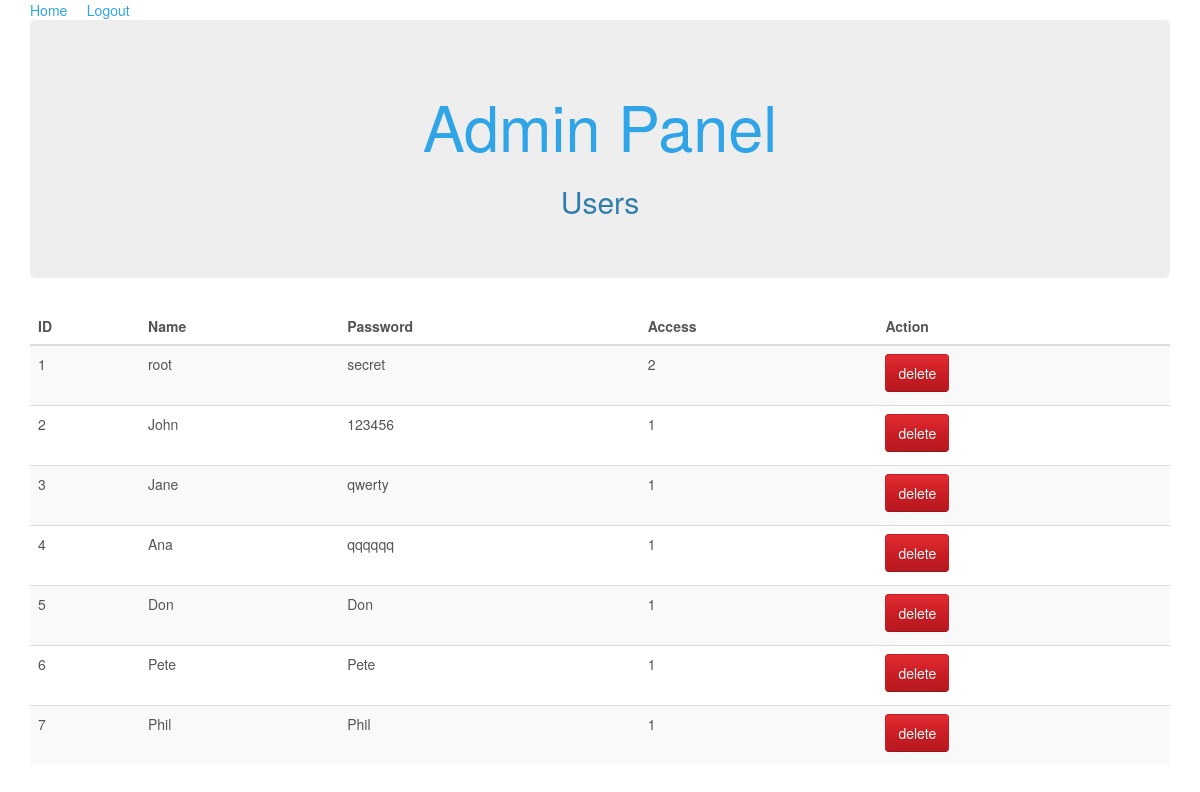
The page /admin/users.php (signed in) on the database its author committed.
### tables this page shows
CREATE TABLE `users` (
  `id` int(11) NOT NULL,
  `name` varchar(255) NOT NULL,
  `password` varchar(255) NOT NULL,
  `access` int(11) NOT NULL
);

### lib/Dbobject.php (called while the page is built, shortened)
<?php
class Dbobject {
	public $table;
	public function __construct($val) {
		$this->table = $val;
	}
	public function find_all() {
		$sql = "SELECT * FROM " . $this->table;
		$stmt = Database::$conn->prepare($sql);
		$stmt->execute();
		$result = $stmt->fetchAll(PDO::FETCH_ASSOC);
		return $result;
	}
}
?>

### admin/users.php (the view, shortened to what this page needs)
<?php
require_once "../lib/Database.php";
require_once "../lib/Dbobject.php";
$users = new Dbobject("users");
$items = $users->find_all();
require_once "header.php";
?>
		<h2>Users</h2>
	</div>
	<table class="table table-striped table-hover ">
		<thead>
			<tr>
				<th>ID</th>
				<th>Name</th>
				<th>Password</th>
				<th>Access</th>
				<th>Action</th>
			</tr>
		</thead>
		<tbody>
			<?php
			foreach ($items as $item) { ?>
				<tr>
					<td><?=$item["id"]?></td>
					<td><?=$item["name"]?></td>
					<td><?=$item["password"]?></td>
					<td><?=$item["access"]?></td>
					<td>
						<a href="del_user.php?id=<?=$item["id"]?>" class="btn btn-danger">
							delete
						</a>
					</td>
				</tr>
			<?php } ?>
		</tbody>
	</table>
</div>
</body>
</html>

### css/styles.css (style rules this page uses)
h1, h2 { text-align: center; }
.btn { margin-bottom: 5px; }

### rows shown on the page
users: id "1", name "root", password "secret", access "2"
users: id "2", name "John", password "123456", access "1"
users: id "3", name "Jane", password "qwerty", access "1"
users: id "4", name "Ana", password "qqqqqq", access "1"
users: id "5", name "Don", password "Don", access "1"
users: id "6", name "Pete", password "Pete", access "1"
users: id "7", name "Phil", password "Phil", access "1"
